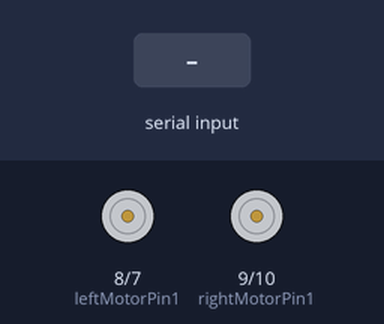
The sketch below on a simulated Arduino Uno, built with avr-gcc and run on an emulated ATmega328P. Shown: motor-driver pin pairs drawn as motors (green arrow = first pin HIGH = forward, orange = second pin HIGH = backward, longer = more drive, scaled by the enable pin). The inputs (shaded band) are chosen by the test bench.

Above: at 1.2 s.
1.3 s: "F" received over Serial
At 1.6 s:
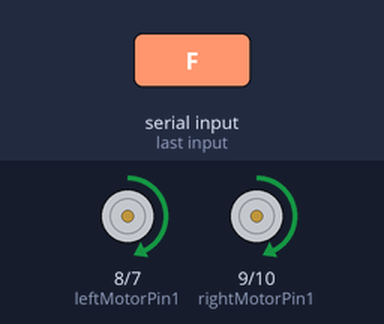
2.8 s: "L" received over Serial
At 3.9 s:
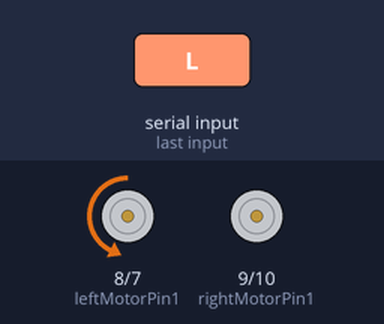
4.3 s: "R" received over Serial
At 5.1 s:
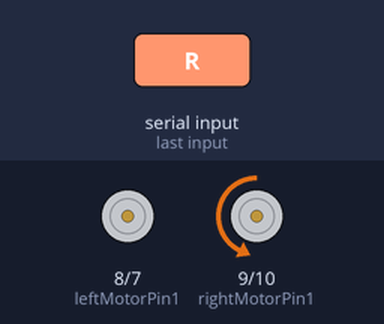
Timing chart, 0 to 7.3 s (numbered marks = the images above; inputs shaded):
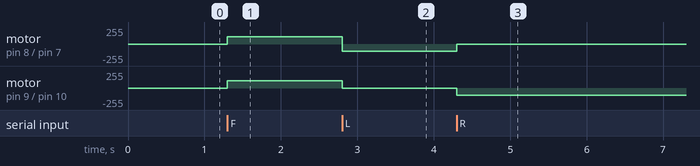

Measured:
- after the input at 1.3 s, motor on pin 8 (leftMotorPin1) / pin 7 (leftMotorPin2), motor on pin 9 (rightMotorPin1) / pin 10 (rightMotorPin2): stopped → forward 110/255 at once
- after the input at 2.8 s, motor on pin 8 (leftMotorPin1) / pin 7 (leftMotorPin2): forward 110/255 → backward 110/255 at once; motor on pin 9 (rightMotorPin1) / pin 10 (rightMotorPin2): forward 110/255 → stopped at once
- after the input at 4.3 s, motor on pin 8 (leftMotorPin1) / pin 7 (leftMotorPin2): backward 110/255 → stopped at once; motor on pin 9 (rightMotorPin1) / pin 10 (rightMotorPin2): stopped → backward 110/255 at once

The sketch:

Sample_Forward.ino
```cpp
// Motor control pins
int enA = 6;
int leftMotorPin1 = 8;
int leftMotorPin2 = 7;
// Motor B connections
int enB = 11;
int rightMotorPin1 = 9;
int rightMotorPin2 = 10;
int speed = 110;


void setup() {
  pinMode(leftMotorPin1, OUTPUT);
  pinMode(leftMotorPin2, OUTPUT);
  pinMode(rightMotorPin1, OUTPUT);
  pinMode(rightMotorPin2, OUTPUT);

  Serial.begin(9600);
}

void loop() {
  if (Serial.available() > 0) {
    char command = (char)Serial.read();

    if (command == 'F') {
      // Move forward
      analogWrite(enA,speed);
      analogWrite(enB,speed);
      digitalWrite(leftMotorPin1, HIGH);
      digitalWrite(leftMotorPin2, LOW);
      digitalWrite(rightMotorPin1, HIGH);
      digitalWrite(rightMotorPin2, LOW);
    } else if (command == 'L') {
      // Turn left
      analogWrite(enA,speed);
      analogWrite(enB,50);
      digitalWrite(leftMotorPin1, LOW);
      digitalWrite(leftMotorPin2, HIGH);
      digitalWrite(rightMotorPin1, LOW);
      digitalWrite(rightMotorPin2, LOW);
    } else if (command == 'R') {
      // Turn right
      analogWrite(enA,50);
      analogWrite(enB,speed);
      digitalWrite(leftMotorPin1, LOW);
      digitalWrite(leftMotorPin2, LOW);
      digitalWrite(rightMotorPin1, LOW);
      digitalWrite(rightMotorPin2, HIGH);
    }
  }
}
```
